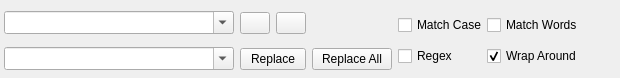
<?xml version="1.0" encoding="UTF-8"?>
<ui version="4.0">
 <class>Form</class>
 <widget class="QWidget" name="Form">
  <property name="geometry">
   <rect>
    <x>0</x>
    <y>0</y>
    <width>620</width>
    <height>78</height>
   </rect>
  </property>
  <property name="windowTitle">
   <string>Form</string>
  </property>
  <layout class="QHBoxLayout" name="horizontalLayout_2">
   <property name="leftMargin">
    <number>4</number>
   </property>
   <property name="topMargin">
    <number>4</number>
   </property>
   <property name="rightMargin">
    <number>0</number>
   </property>
   <property name="bottomMargin">
    <number>0</number>
   </property>
   <item>
    <layout class="QHBoxLayout" name="horizontalLayout">
     <property name="spacing">
      <number>6</number>
     </property>
     <property name="sizeConstraint">
      <enum>QLayout::SetMinimumSize</enum>
     </property>
     <item>
      <layout class="QVBoxLayout" name="verticalLayout">
       <property name="sizeConstraint">
        <enum>QLayout::SetMaximumSize</enum>
       </property>
       <item>
        <widget class="QComboBox" name="find">
         <property name="sizePolicy">
          <sizepolicy hsizetype="Expanding" vsizetype="Fixed">
           <horstretch>0</horstretch>
           <verstretch>0</verstretch>
          </sizepolicy>
         </property>
         <property name="minimumSize">
          <size>
           <width>230</width>
           <height>23</height>
          </size>
         </property>
         <property name="maximumSize">
          <size>
           <width>300</width>
           <height>23</height>
          </size>
         </property>
         <property name="editable">
          <bool>true</bool>
         </property>
        </widget>
       </item>
       <item>
        <widget class="QComboBox" name="replace">
         <property name="sizePolicy">
          <sizepolicy hsizetype="Expanding" vsizetype="Fixed">
           <horstretch>0</horstretch>
           <verstretch>0</verstretch>
          </sizepolicy>
         </property>
         <property name="minimumSize">
          <size>
           <width>230</width>
           <height>23</height>
          </size>
         </property>
         <property name="maximumSize">
          <size>
           <width>300</width>
           <height>23</height>
          </size>
         </property>
         <property name="editable">
          <bool>true</bool>
         </property>
        </widget>
       </item>
      </layout>
     </item>
     <item>
      <layout class="QVBoxLayout" name="verticalLayout_2">
       <property name="sizeConstraint">
        <enum>QLayout::SetMinimumSize</enum>
       </property>
       <item>
        <layout class="QHBoxLayout" name="horizontalLayout_3">
         <item>
          <widget class="QPushButton" name="previous_button">
           <property name="sizePolicy">
            <sizepolicy hsizetype="Minimum" vsizetype="Fixed">
             <horstretch>0</horstretch>
             <verstretch>0</verstretch>
            </sizepolicy>
           </property>
           <property name="minimumSize">
            <size>
             <width>30</width>
             <height>0</height>
            </size>
           </property>
           <property name="maximumSize">
            <size>
             <width>30</width>
             <height>16777215</height>
            </size>
           </property>
           <property name="text">
            <string/>
           </property>
          </widget>
         </item>
         <item>
          <widget class="QPushButton" name="next_button">
           <property name="sizePolicy">
            <sizepolicy hsizetype="Minimum" vsizetype="Fixed">
             <horstretch>0</horstretch>
             <verstretch>0</verstretch>
            </sizepolicy>
           </property>
           <property name="minimumSize">
            <size>
             <width>30</width>
             <height>0</height>
            </size>
           </property>
           <property name="maximumSize">
            <size>
             <width>30</width>
             <height>16777215</height>
            </size>
           </property>
           <property name="text">
            <string/>
           </property>
          </widget>
         </item>
         <item>
          <widget class="QPushButton" name="pushButton">
           <property name="enabled">
            <bool>false</bool>
           </property>
           <property name="sizePolicy">
            <sizepolicy hsizetype="Preferred" vsizetype="Fixed">
             <horstretch>0</horstretch>
             <verstretch>0</verstretch>
            </sizepolicy>
           </property>
           <property name="minimumSize">
            <size>
             <width>80</width>
             <height>0</height>
            </size>
           </property>
           <property name="maximumSize">
            <size>
             <width>100</width>
             <height>16777215</height>
            </size>
           </property>
           <property name="baseSize">
            <size>
             <width>80</width>
             <height>0</height>
            </size>
           </property>
           <property name="text">
            <string/>
           </property>
           <property name="checkable">
            <bool>false</bool>
           </property>
           <property name="autoDefault">
            <bool>false</bool>
           </property>
           <property name="flat">
            <bool>true</bool>
           </property>
          </widget>
         </item>
        </layout>
       </item>
       <item>
        <layout class="QHBoxLayout" name="horizontalLayout_4">
         <property name="spacing">
          <number>6</number>
         </property>
         <item>
          <widget class="QPushButton" name="replace_button">
           <property name="maximumSize">
            <size>
             <width>66</width>
             <height>16777215</height>
            </size>
           </property>
           <property name="text">
            <string>Replace</string>
           </property>
          </widget>
         </item>
         <item>
          <widget class="QPushButton" name="replace_all_button">
           <property name="sizePolicy">
            <sizepolicy hsizetype="Preferred" vsizetype="Fixed">
             <horstretch>0</horstretch>
             <verstretch>0</verstretch>
            </sizepolicy>
           </property>
           <property name="minimumSize">
            <size>
             <width>80</width>
             <height>0</height>
            </size>
           </property>
           <property name="maximumSize">
            <size>
             <width>100</width>
             <height>16777215</height>
            </size>
           </property>
           <property name="baseSize">
            <size>
             <width>80</width>
             <height>0</height>
            </size>
           </property>
           <property name="text">
            <string>Replace All</string>
           </property>
          </widget>
         </item>
        </layout>
       </item>
      </layout>
     </item>
     <item>
      <layout class="QHBoxLayout" name="horizontalLayout_5">
       <property name="spacing">
        <number>0</number>
       </property>
       <property name="sizeConstraint">
        <enum>QLayout::SetMinimumSize</enum>
       </property>
       <item>
        <layout class="QHBoxLayout" name="horizontalLayout_8">
         <item>
          <layout class="QVBoxLayout" name="verticalLayout_5">
           <property name="sizeConstraint">
            <enum>QLayout::SetMinimumSize</enum>
           </property>
           <property name="bottomMargin">
            <number>0</number>
           </property>
           <item>
            <widget class="QCheckBox" name="match_case">
             <property name="maximumSize">
              <size>
               <width>150</width>
               <height>16777215</height>
              </size>
             </property>
             <property name="text">
              <string>Match Case</string>
             </property>
            </widget>
           </item>
           <item>
            <widget class="QCheckBox" name="regex">
             <property name="maximumSize">
              <size>
               <width>150</width>
               <height>16777215</height>
              </size>
             </property>
             <property name="text">
              <string>Regex</string>
             </property>
            </widget>
           </item>
          </layout>
         </item>
        </layout>
       </item>
       <item>
        <layout class="QHBoxLayout" name="horizontalLayout_7">
         <item>
          <layout class="QVBoxLayout" name="verticalLayout_6">
           <property name="sizeConstraint">
            <enum>QLayout::SetMinimumSize</enum>
           </property>
           <item>
            <widget class="QCheckBox" name="words">
             <property name="maximumSize">
              <size>
               <width>150</width>
               <height>16777215</height>
              </size>
             </property>
             <property name="text">
              <string>Match Words</string>
             </property>
            </widget>
           </item>
           <item>
            <widget class="QCheckBox" name="wrap_around">
             <property name="maximumSize">
              <size>
               <width>150</width>
               <height>16777215</height>
              </size>
             </property>
             <property name="text">
              <string>Wrap Around</string>
             </property>
             <property name="checked">
              <bool>true</bool>
             </property>
            </widget>
           </item>
          </layout>
         </item>
        </layout>
       </item>
      </layout>
     </item>
    </layout>
   </item>
   <item>
    <spacer name="horizontalSpacer_3">
     <property name="orientation">
      <enum>Qt::Horizontal</enum>
     </property>
     <property name="sizeType">
      <enum>QSizePolicy::Expanding</enum>
     </property>
     <property name="sizeHint" stdset="0">
      <size>
       <width>1</width>
       <height>20</height>
      </size>
     </property>
    </spacer>
   </item>
   <item>
    <layout class="QHBoxLayout" name="horizontalLayout_6">
     <item>
      <layout class="QVBoxLayout" name="verticalLayout_3">
       <item>
        <widget class="QPushButton" name="close_button">
         <property name="minimumSize">
          <size>
           <width>25</width>
           <height>0</height>
          </size>
         </property>
         <property name="text">
          <string/>
         </property>
         <property name="default">
          <bool>false</bool>
         </property>
         <property name="flat">
          <bool>true</bool>
         </property>
        </widget>
       </item>
       <item>
        <spacer name="verticalSpacer">
         <property name="orientation">
          <enum>Qt::Vertical</enum>
         </property>
         <property name="sizeType">
          <enum>QSizePolicy::Minimum</enum>
         </property>
         <property name="sizeHint" stdset="0">
          <size>
           <width>20</width>
           <height>40</height>
          </size>
         </property>
        </spacer>
       </item>
      </layout>
     </item>
    </layout>
   </item>
  </layout>
 </widget>
 <resources/>
 <connections/>
</ui>
